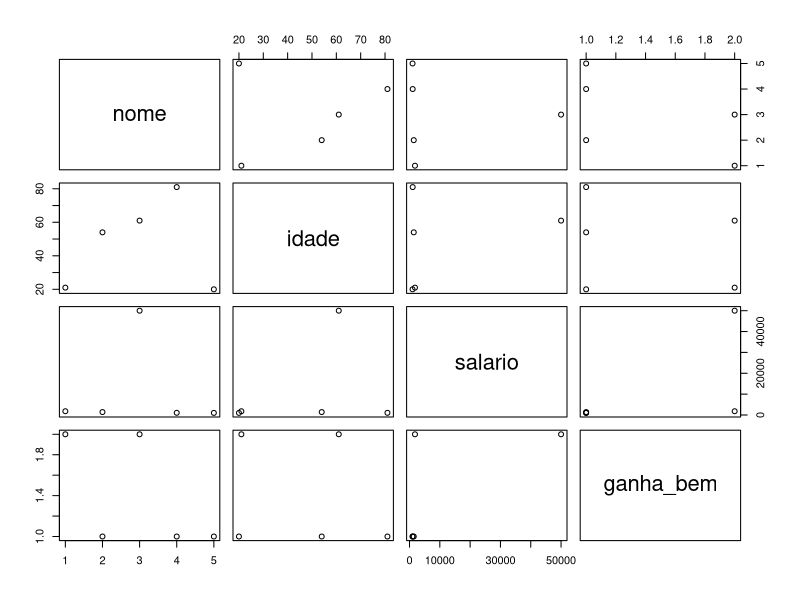

Write the R code that produced this figure.
# primeiro data frame em R

# pode separar o nome de variavel por . mas não é errado df.teste <- funciona como variavel normal
df_teste <- data.frame(
	nome = c("tom", "bob", "mel", "ana", "dan"),
	idade = c(20, 54, 81, 21, 61),
	salario = c(1000.1, 1400.7, 1050.7, 1800.3, 50000.2)
) # executar sempre na linha final

# ele te avisa caso voce tente criar um dataframe com uma linha com menos ou mais colunas ele 
# ele da um erro e não deixa salvar na memoria    

head(df_teste) # da uma previa do seu data frame <- como o dataframe é pequeno ele printou normal mas ele só printa o começo

dim(df_teste) # fala quantas linhas e quantas colunas tem no dataframe

# acessando colunas com $
df_teste$salario

# calcula a média das colunas
mean(df_teste$idade)
mean(df_teste$salario)

# calcula a mediana
median(df_teste$salario)

# acesso a linha e colunas
# df[linha, coluna]
df_teste[2,2]
df_teste[2]
df_teste[,2]

df_teste[df_teste$idade > 30,]

# menor registro
min(df_teste$idade)
# maior registro
max(df_teste$idade)

# summarização -> resumo estatistico: com todas as colunas com nome, tamanho e tipo
summary(df_teste)

# para adicionar uma nova coluna
df_teste$ganha_bem <- "sim"

# para excluir a coluna
df_teste$ganha_bem <- NULL # null tem que ser maiusculo

# ifelse <- primeiro a condição , resultado true , resultado false
df_teste$ganha_bem <- ifelse(df_teste$salario > 1500, "muito bom", "ganha pouco")

# comando pra plotar o grafico
plot(df_teste)

# media mediana, minimo e maximo

# remover: rm

# como exportar e importar um dataframe
